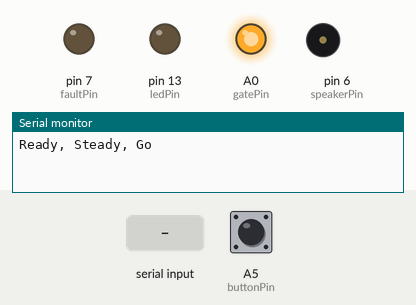
Simulated run of this sketch. Board: Arduino Uno, built with avr-gcc and run on an emulated ATmega328P. Shown: output pins drawn as LEDs (lit = HIGH), buzzer (waves = sounding), the last lines printed to the serial monitor. Inputs (shaded band) come from the test bench; at power-on: A5 (buttonPin) HIGH.

Above: at 1.2 s.
1.3 s: "1" received over Serial
At 1.9 s:
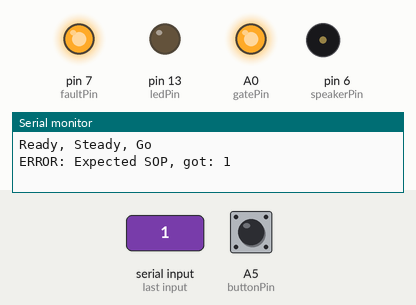
12.8 s: "0" received over Serial
At 14.0 s:
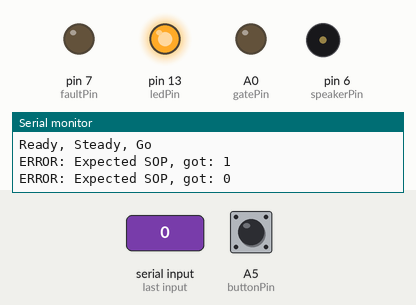
14.3 s: "2" received over Serial
At 15.3 s:
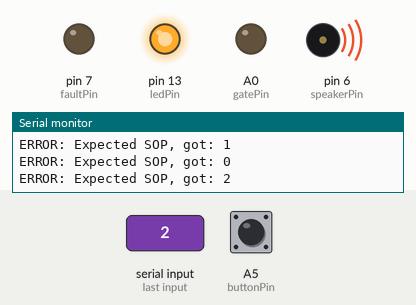
Timing chart, 0 to 17.3 s (numbered marks = the images above; inputs shaded):
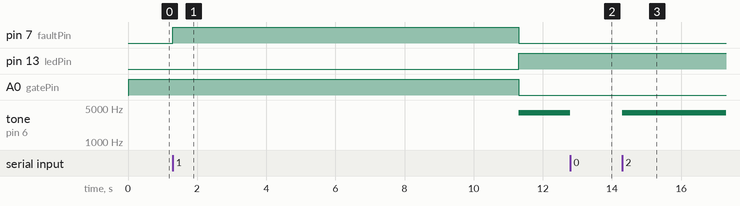

Measured:
- after the input at 1.3 s, pin 7 (faultPin): LOW → HIGH at once, → LOW 10.0 s later; pin 13 (ledPin): LOW → HIGH after 10.0 s instead of 8.7 s; A0 (gatePin): HIGH → LOW after 10.0 s instead of 8.7 s; tone on pin 6 (speakerPin): silent → 4000 Hz after 10.0 s
- after the input at 12.8 s, tone on pin 6 (speakerPin): 4000 Hz → silent at once
- after the input at 14.3 s, tone on pin 6 (speakerPin): silent → 4000 Hz at once

The sketch:

killswitch.ino
```cpp
#include <Kill_Switch.h>

#define MAX 10000 // is the timeout time
const int ledPin = 13;
const int gatePin = A0;
const int faultPin = 7;
const int sensePin = A1;
const int buttonPin = A5;
const int speakerPin = 6;

bool fault = false;
bool enabled = true;
bool btnState = false;

int boobs = 0;
int val = 0;
bool ok = true;

void setup() {
  // put your setup code here, to run once:
  //code for recieving from kill switch
  Serial.begin(9600);
  delay(10);
  Serial.println("Ready, Steady, Go");
  delay(10);

  pinMode(ledPin, OUTPUT);
  pinMode(gatePin, OUTPUT);
  pinMode(faultPin, OUTPUT);
  pinMode(sensePin, INPUT);
  digitalWrite(buttonPin, HIGH);
  digitalWrite(gatePin, HIGH);
  digitalWrite(ledPin, LOW);
  digitalWrite(faultPin, LOW);
  delay(10);
}


void loop() {
  //val = analogRead(sensePin);
  boobs = parsePacket(MAX);

  //Serial.println(val);
  if (val > 600 && !fault) {
    enabled = false;
    fault = true;
  }
  //xbee manual kill portion
  //will kill if we haven't recieved a message for
  //MAX miliseconds, max at the top of the file
  if (boobs == 3 || boobs == 1) {
    ok = false;
    fault = true;
  }
  else
    ok = true;

  enabled = enabled && ok;

  digitalWrite(ledPin, !enabled); //LED will be off when enabled
  digitalWrite(faultPin, !fault);
  digitalWrite(gatePin, enabled);

  /*
   * If the button is pressed (signal reads low)
   *  if the button state is false
   *    if fault is true, set fault to false, set button state to true
   *    if we've disabled power, set enable it, set enable to true, set button state to true
   *  otherwise set enable to false, set button state to tru
   *
   *Else set button state to false
   */
  if (!digitalRead(buttonPin)) {
    if (!btnState) {
      if (fault) {
        fault = false;
      } else if (!enabled) {
        enabled = true;
        digitalWrite(gatePin, HIGH);
        delay(10);
      } else {
        enabled = false;
      }
      btnState = true;
    }
  } else {
    btnState = false;
  }

  if (fault) {
    int m = millis();
    if (m % 1000 < 250) {
      tone(speakerPin, 5000);
    } else if (m % 1000 < 500) {
      tone(speakerPin, 4000);
    } else {
      noTone(speakerPin);
    }

  } else {
    noTone(speakerPin);
  }

  //if(!fault) noTone(speakerPin);
}
```
